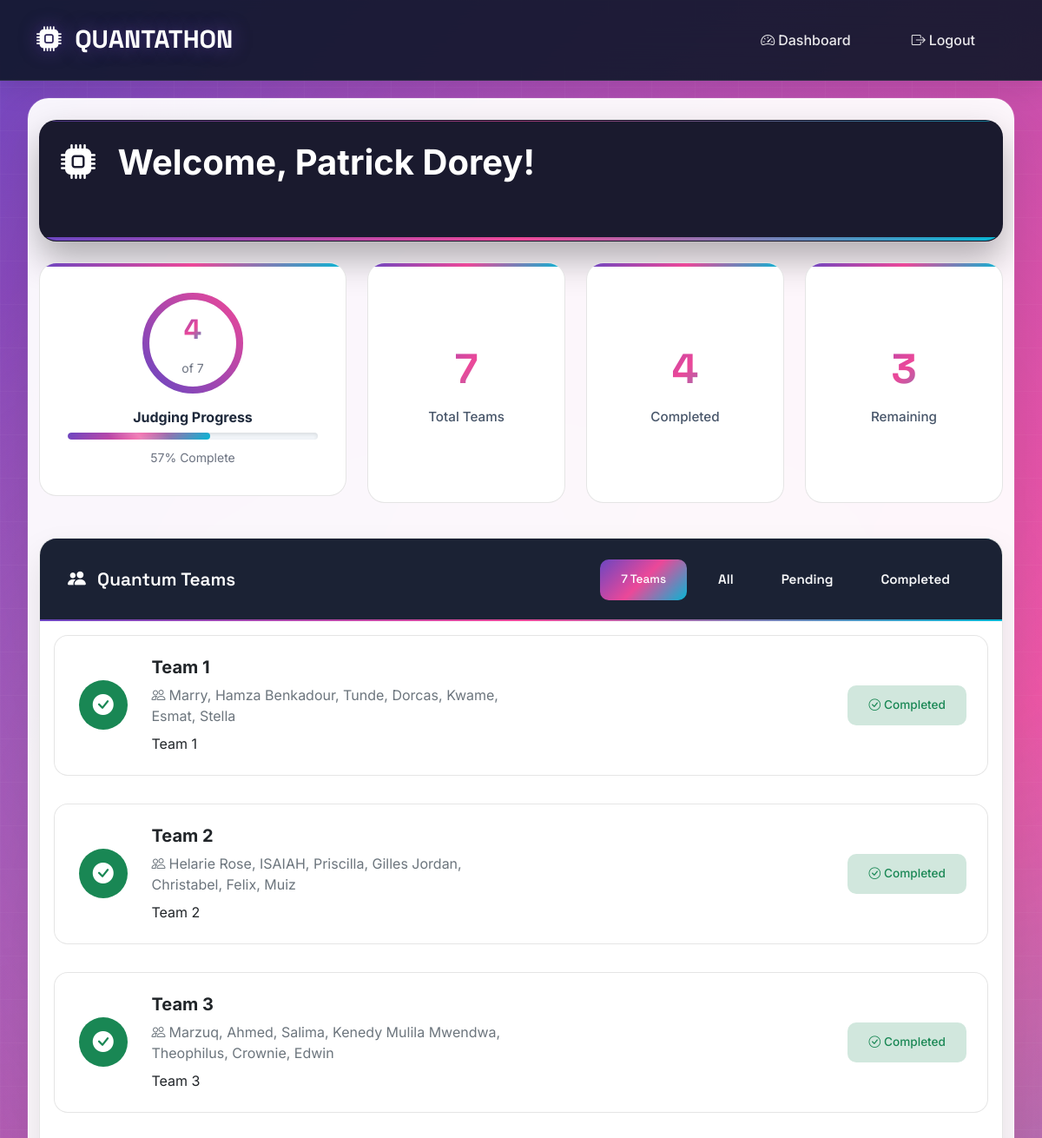
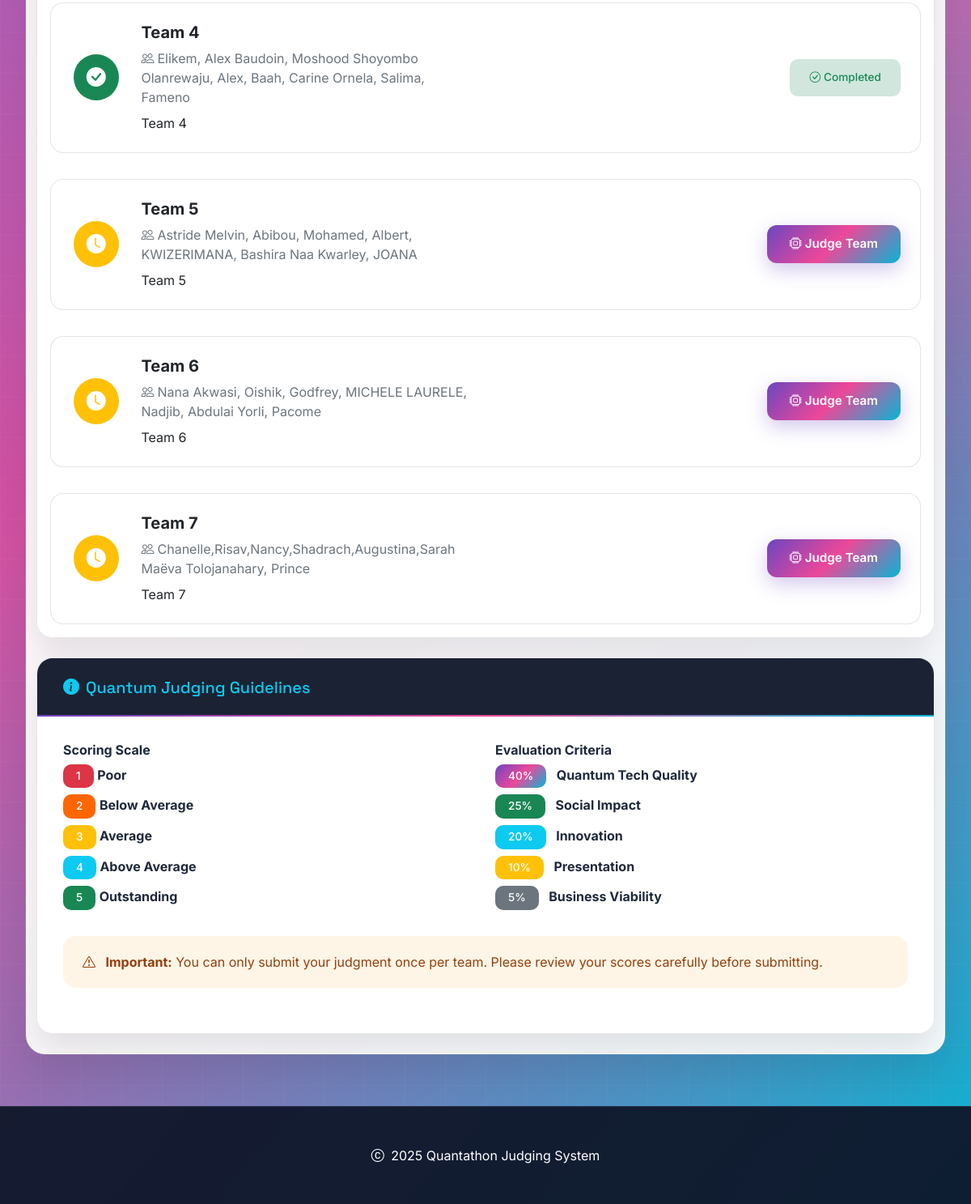
The page /dashboard/ (signed in) on the database its author committed (2 pictures, top to bottom).
### judging/models.py (models this page shows, shortened)
class Judge(models.Model):
    user = models.OneToOneField(User, on_delete=models.CASCADE)
    expertise_areas = models.ManyToManyField(JudgeExpertise)
    unique_token = models.UUIDField(default=uuid.uuid4, editable=False, unique=True)
    has_submitted = models.BooleanField(default=False)
    created_at = models.DateTimeField(auto_now_add=True)
    JUDGE_TYPE_CHOICES = [
    ('quantum_expert', 'Quantum Expert'),
    ('general_judge', 'General Judge'),
    ('public', 'Public Judge'),
]
    judge_type = models.CharField(
        max_length=20,
        choices=JUDGE_TYPE_CHOICES,
        default='general_judge',
        help_text="Determines which criteria this judge can evaluate"
    )

class Team(models.Model):
    name = models.CharField(max_length=200)
    description = models.TextField()
    presentation_link = models.URLField(blank=True)
    members = models.TextField(help_text="Comma-separated list of team members")
    created_at = models.DateTimeField(auto_now_add=True)

### judging/views.py (the view)
# urls.py: path('dashboard/', views.judge_dashboard, name='judge_dashboard'),
def judge_dashboard(request):
    if not request.user.is_authenticated:
        return redirect('judge_login')
    try:
        judge = request.user.judge
    except Judge.DoesNotExist:
        messages.error(request, 'You are not registered as a judge for this hackathon. Please contact the administrator if you believe this is an error.')
        return redirect('judge_login')
    teams = Team.objects.all()
    judged_teams = Submission.objects.filter(judge=judge).values_list('team_id', flat=True)
    context = {
        'judge': judge,
        'teams': teams,
        'judged_teams': judged_teams,
        'total_teams': teams.count(),
        'completed_judgments': len(judged_teams),
        'remaining_teams': teams.count() - len(judged_teams)
    }
    return render(request, 'judging/dashboard.html', context)

### judging/templates/judging/dashboard.html (shortened to what this page needs)
{% extends 'judging/base.html' %}
{% block content %}
<div class="row">
    <div class="col-12 mb-4">
        <div class="card border-0" style="background: #1a1a2e !important; backdrop-filter: none !important; color: white; overflow: hidden; position: relative; min-height: 140px; box-shadow: 0 20px 40px rgba(0, 0, 0, 0.3) !important;">
            <div class="card-body p-4" style="position: relative; z-index: 3; background: transparent !important;">
                <div class="row align-items-center">
                    <div class="col-lg-8">
                        <h1 class="display-6 fw-bold mb-3" style="color: white !important;">
                            <i class="bi bi-cpu-fill me-3" style="color: white !important;"></i>
                            {% if is_admin_view %}
                                <span class="badge bg-warning text-dark fs-6 me-2">ADMIN</span>
                                Quantum Judge Dashboard
                            {% else %}
                                Welcome, {{ judge.user.get_full_name }}!
                            {% endif %}
                        </h1>
                    </div>
                </div>
            </div>
            <div style="position: absolute; bottom: 0; left: 0; right: 0; height: 4px; background: linear-gradient(90deg, #6B46C1, #EC4899, #06B6D4); z-index: 4;"></div>
        </div>
    </div>
</div>
<div class="row mb-4">
    <div class="col-lg-4 mb-4">
        <div class="stat-card h-100">
            <div class="position-relative d-inline-block mb-3">
                <div class="position-absolute top-50 start-50 translate-middle text-center">
                    <div class="stat-number" style="font-size: 2rem;">{{ completed_judgments }}</div>
                    <small class="text-muted">of {{ total_teams }}</small>
                </div>
            </div>
            <h6 class="fw-bold text-center">Judging Progress</h6>
            <div class="progress mt-2" style="height: 8px;">
                <div class="progress-bar" style="width: {% widthratio completed_judgments total_teams 100 %}%"></div>
            </div>
            <p class="text-center mt-2 mb-0">
                <small class="text-muted">{% widthratio completed_judgments total_teams 100 %}% Complete</small>
            </p>
        </div>
    </div>
    <div class="col-lg-8">
        <div class="row h-100">
            <div class="col-md-4 mb-3">
                <div class="stat-card h-100 d-flex flex-column justify-content-center">
                    <div class="stat-number text-primary">{{ total_teams }}</div>
                    <div class="stat-label">Total Teams</div>
                </div>
            </div>
            <div class="col-md-4 mb-3">
                <div class="stat-card h-100 d-flex flex-column justify-content-center">
                    <div class="stat-number text-success">{{ completed_judgments }}</div>
                    <div class="stat-label">Completed</div>
                </div>
            </div>
            <div class="col-md-4 mb-3">
                <div class="stat-card h-100 d-flex flex-column justify-content-center">
                    <div class="stat-number text-warning">{{ remaining_teams|default:0 }}</div>
                    <div class="stat-label">Remaining</div>
                </div>
            </div>
        </div>
    </div>
</div>
<div class="row">
    <div class="col-12">
        <div class="card">
            <div class="card-header d-flex justify-content-between align-items-center">
                <div>
                    <i class="bi bi-people-fill me-2"></i>
                    Quantum Teams
                </div>
<div class="d-flex gap-2">
    <span class="badge bg-quantum-gradient d-flex align-items-center justify-content-center px-4 py-2">
        {{ teams.count }} Teams
    </span>
    {% if not is_admin_view %}
        <div class="btn-group btn-group-sm">
                            <button class="btn btn-outline-light" onclick="filterTeams('all')">All</button>
                            <button class="btn btn-outline-light" onclick="filterTeams('pending')">Pending</button>
                            <button class="btn btn-outline-light" onclick="filterTeams('completed')">Completed</button>
                        </div>
                    {% endif %}
                </div>
            </div>
            <div class="card-body p-0">
                {% if teams %}
                    <div class="row g-0">
                        {% for team in teams %}
                            <div class="col-12 team-item" data-status="{% if team.id in judged_teams %}completed{% else %}pending{% endif %}">
                                <div class="team-card p-4 m-3">
                                    <div class="row align-items-center">
                                        <div class="col-lg-1 text-center">
                                            {% if team.id in judged_teams %}
                                                <div class="badge bg-success p-3 rounded-circle">
                                                    <i class="bi bi-check-circle-fill fs-4"></i>
                                                </div>
                                            {% else %}
                                                <div class="badge bg-warning p-3 rounded-circle">
                                                    <i class="bi bi-clock-fill fs-4"></i>
                                                </div>
                                            {% endif %}
                                        </div>
                                        <div class="col-lg-5">
                                            <h5 class="fw-bold text-dark mb-2">{{ team.name }}</h5>
                                            <p class="text-secondary mb-2">
                                                <i class="bi bi-people me-1"></i>{{ team.members }}
                                            </p>
                                            <p class="text-dark mb-0">{{ team.description|truncatewords:20 }}</p>
                                        </div>
                                        <div class="col-lg-3 text-end">
                                            {% if is_admin_view %}
                                                <span class="badge bg-info-subtle text-info px-4 py-3">
                                                    <i class="bi bi-eye me-1"></i>Admin Preview
                                                </span>
                                            {% elif team.id in judged_teams %}
                                                <span class="badge bg-success-subtle text-success px-4 py-3">
                                                    <i class="bi bi-check-circle me-1"></i>Completed
                                                </span>
                                            {% else %}
                                                {% if is_anonymous %}
                                                    <a href="{% url 'judge_team_anonymous' judge_token=judge_token team_id=team.id %}"
                                                    class="btn btn-primary">
                                                        <i class="bi bi-cpu me-1"></i>Judge Team
                                                    </a>
                                                {% else %}
                                                    <a href="{% url 'judge_team' team.id %}"
                                                    class="btn btn-primary">
                                                        <i class="bi bi-cpu me-1"></i>Judge Team
                                                    </a>
                                                {% endif %}
                                            {% endif %}
                                        </div>
                                    </div>
                                </div>
                            </div>
                        {% endfor %}
                    </div>
                {% endif %}
            </div>
        </div>
    </div>
</div>
{% if completed_judgments < total_teams and not is_admin_view %}
    <div class="row mt-4">
        <div class="col-12">
            <div class="card border-info" style="background: rgba(59, 130, 246, 0.05);">
                <div class="card-header bg-transparent border-0">
                    <h5 class="text-info mb-0">
                        <i class="bi bi-info-circle-fill me-2"></i>Quantum Judging Guidelines
                    </h5>
                </div>
                <div class="card-body">
                    <div class="row">
                        <div class="col-lg-6">
                            <h6 class="fw-bold">Scoring Scale</h6>
                            <div class="mb-2">
                                <span class="badge bg-danger">1</span>
                                <span><strong>Poor</strong></span>
                            </div>
                            <div class="mb-2">
                                <span class="badge" style="background-color: #ff6600;">2</span>
                                <span><strong>Below Average</strong></span>
                            </div>
                            <div class="mb-2">
                                <span class="badge bg-warning">3</span>
                                <span><strong>Average</strong></span>
                            </div>
                            <div class="mb-2">
                                <span class="badge bg-info">4</span>
                                <span><strong>Above Average</strong></span>
                            </div>
                            <div class="mb-2">
                                <span class="badge bg-success">5</span>
                                <span><strong>Outstanding</strong></span>
                            </div>
                        </div>
                        <div class="col-lg-6">
                            <h6 class="fw-bold">Evaluation Criteria</h6>
                            <ul class="list-unstyled">
                                <li class="mb-2">
                                    <span class="badge bg-quantum-gradient me-2">40%</span>
                                    <strong>Quantum Tech Quality</strong>
                                </li>
                                <li class="mb-2">
                                    <span class="badge bg-success me-2">25%</span>
                                    <strong>Social Impact</strong>
                                </li>
                                <li class="mb-2">
                                    <span class="badge bg-info me-2">20%</span>
                                    <strong>Innovation</strong>
                                </li>
                                <li class="mb-2">
                                    <span class="badge bg-warning me-2">10%</span>
                                    <strong>Presentation</strong>
                                </li>
                                <li>
                                    <span class="badge bg-secondary me-2">5%</span>
                                    <strong>Business Viability</strong>
                                </li>
                            </ul>
                        </div>
                    </div>
                    <div class="alert alert-warning border-0 mt-3">
                        <i class="bi bi-exclamation-triangle me-2"></i>
                        <strong>Important:</strong> You can only submit your judgment once per team.
                        Please review your scores carefully before submitting.
                    </div>
                </div>
            </div>
        </div>
    </div>
{% endif %}
{% endblock %}

### rows shown on the page
Judge: user.get_full_name "Patrick Dorey"
Team: name "Team 1", members "Marry, Hamza Benkadour, Tunde, Dorcas, Kwame, Esmat, Stella", description "Team 1", shows "Completed"
Team: name "Team 2", members "Helarie Rose, ISAIAH, Priscilla, Gilles Jordan, Christabel, Felix, Muiz", description "Team 2", shows "Completed"
Team: name "Team 3", members "Marzuq, Ahmed, Salima, Kenedy Mulila Mwendwa, Theophilus, Crownie, Edwin", description "Team 3", shows "Completed"
Team: name "Team 4", members "Elikem, Alex Baudoin, Moshood Shoyombo Olanrewaju, Alex, Baah, Carine Ornela, Salima, Fameno", description "Team 4", shows "Completed"
Team: name "Team 5", members "Astride Melvin, Abibou, Mohamed, Albert, KWIZERIMANA, Bashira Naa Kwarley, JOANA", description "Team 5", shows "Judge Team"
Team: name "Team 6", members "Nana Akwasi, Oishik, Godfrey, MICHELE LAURELE, Nadjib, Abdulai Yorli, Pacome", description "Team 6", shows "Judge Team"
Team: name "Team 7", members "Chanelle,Risav,Nancy,Shadrach,Augustina,Sarah Maëva Tolojanahary, Prince", description "Team 7", shows "Judge Team"

### other values the page prints
{{ completed_judgments }} "4"
{{ total_teams }} "7"
{{ remaining_teams|default:0 }} "3"
{{ teams.count }} "7"
